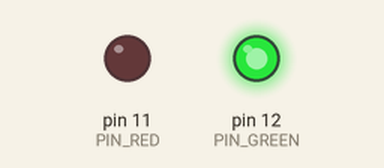
The program below on a simulated Raspberry Pi (header pin numbers). Parts: output pins drawn as LEDs (lit = HIGH).

Above: at 0.05 s.
At 2.0 s:
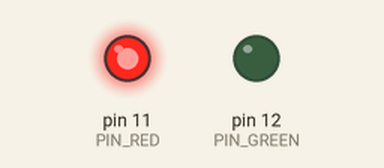
At 3.0 s:
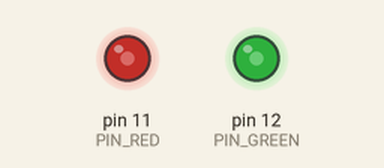
At 4.0 s:
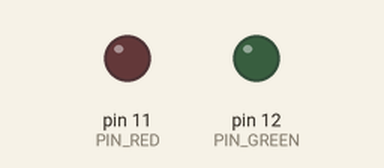
Timing chart, 0 to 5.2 s (numbered marks = the images above):
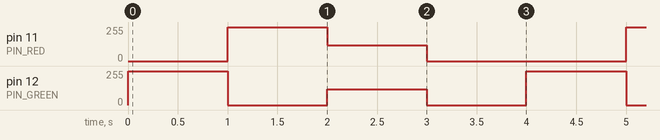

Measured:
- by itself, pin 11 (PIN_RED): repeats every 4.0 s: 119/255 1.0 s, 0/255 2.0 s, 255/255 1.0 s
- by itself, pin 12 (PIN_GREEN): repeats every 4.0 s: 0/255 1.0 s, 119/255 1.0 s, 0/255 1.0 s, 255/255 1.0 s

The program:

RPi_Exp01_LED.py
```python
import RPi.GPIO as GPIO
import time

PIN_RED = 11
PIN_GREEN = 12
PWM_FREQ = 2000
COLORS = [0x00FF00,  # 绿色
          0xFF0000,  # 红色
          0x777777,  # 白色(中等亮度)
          0x000000]  # 关闭


def setup_gpio():
    """初始化GPIO设置"""
    GPIO.setmode(GPIO.BOARD)
    GPIO.setwarnings(False)
    GPIO.setup(PIN_RED, GPIO.OUT)
    GPIO.setup(PIN_GREEN, GPIO.OUT)
    GPIO.output(PIN_RED, GPIO.LOW)
    GPIO.output(PIN_GREEN, GPIO.LOW)


def main():
    """主控制函数"""
    # 初始化PWM实例
    pwm_red = GPIO.PWM(PIN_RED, PWM_FREQ)
    pwm_green = GPIO.PWM(PIN_GREEN, PWM_FREQ)

    # 启动PWM，初始占空比为0%
    pwm_red.start(0)
    pwm_green.start(0)

    try:
        while True:
            for color in COLORS:
                # 从24位颜色值中提取红色和绿色分量
                # 格式: 0xRRGGBB (这里我们忽略蓝色分量)
                red_val = (color >> 16) & 0xFF  # 提取红色分量
                green_val = (color >> 8) & 0xFF  # 提取绿色分量

                # 将8位颜色值(0-255)转换为占空比百分比(0-100)
                red_duty = 100 * red_val / 255
                green_duty = 100 * green_val / 255

                # 更新PWM占空比
                pwm_red.ChangeDutyCycle(red_duty)
                pwm_green.ChangeDutyCycle(green_duty)

                time.sleep(1)  # 每种颜色显示1秒

    except KeyboardInterrupt:
        # 捕获Ctrl+C中断信号，优雅地退出程序
        pwm_red.stop()
        pwm_green.stop()
        GPIO.output(PIN_RED, GPIO.LOW)
        GPIO.output(PIN_GREEN, GPIO.LOW)
        GPIO.cleanup()  # 清理GPIO设置
        print("\n程序已安全退出")


if __name__ == "__main__":
    setup_gpio()
    main()
```
